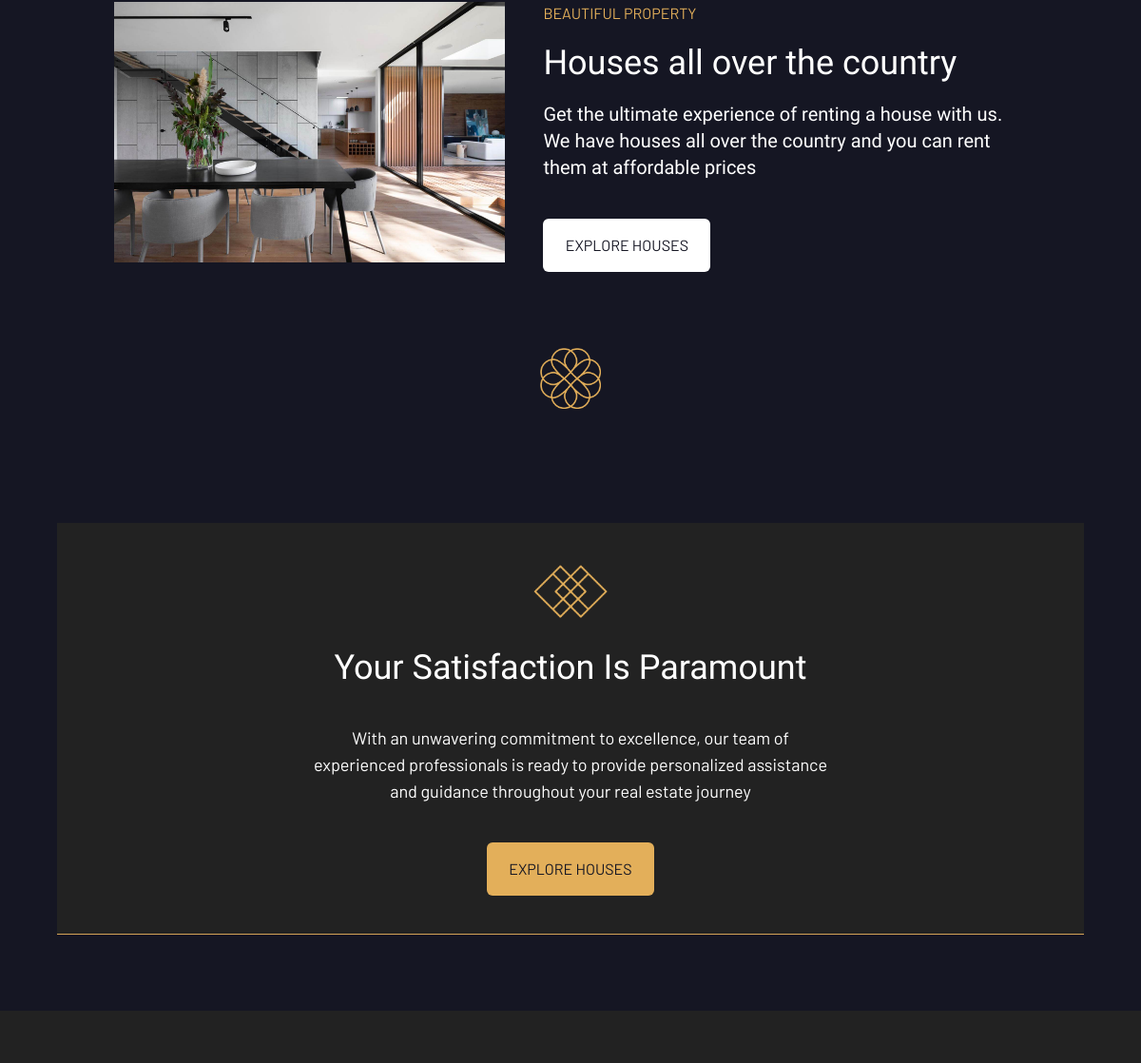
The app's page / (middle part), older data.
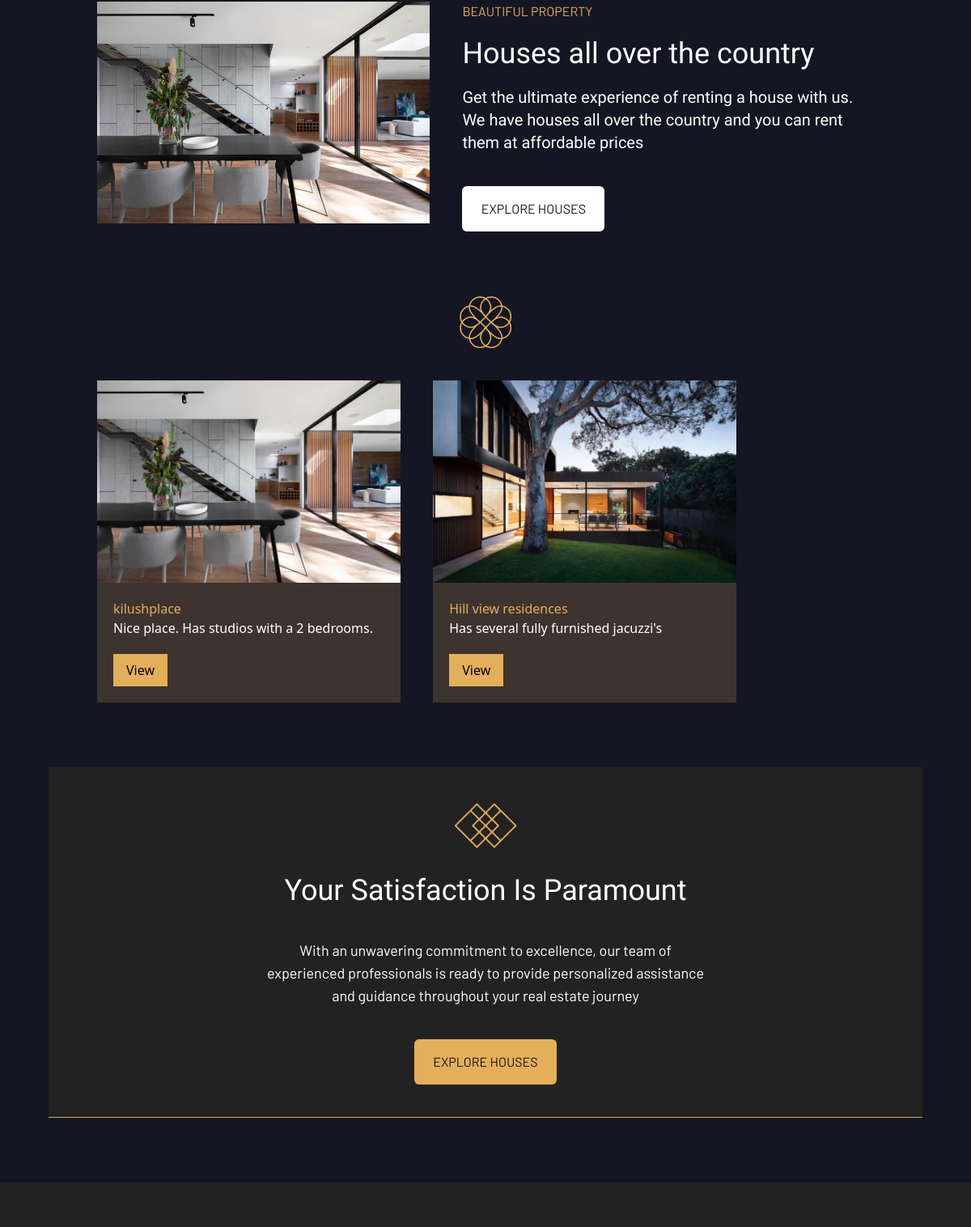
The same page, newer data.
### users/models.py (models this page shows, shortened)
class Apartment(models.Model):
    agent = models.ForeignKey(Agent, on_delete=models.CASCADE)
    name = models.CharField(max_length=50)
    image = models.ImageField(default='default.jpg',
                              blank=True, null=True, upload_to='apartments')
    price = models.DecimalField(max_digits=10, decimal_places=2)
    description = models.TextField()
    address = models.CharField(max_length=250, null=True, blank=True)
    country = models.CharField(max_length=50, null=True, blank=True)
    county = models.CharField(max_length=50, null=True, blank=True)
    city = models.CharField(max_length=50, null=True, blank=True)
    postal_code = models.CharField(max_length=10, null=True, blank=True)
    longitude = models.CharField(max_length=50, null=True, blank=True)
    latitude = models.CharField(max_length=50, null=True, blank=True)

### users/views.py (the view)
# urls.py: path('', views.landing_page, name='landing_page'),
def landing_page(request):
    apartments = Apartment.objects.all()
    context = {
        'apartments': apartments
    }
    return render(request, 'users/home.html', context)

### users/context_processors.py (called while the page is built)
def get_google_api(request):
    return {
        'GOOGLE_API_KEY': settings.GOOGLE_API_KEY
    }

### users/templates/users/home.html (shortened to what this page needs)
{% extends 'main.html' %} {% load static %} {% block content %}
<div class="bg-[#151623] pt-20">
  <div class="pt-10 mx-auto flex flex-col gap-10 md:w-[80%] w-[80%]">
    <div class="flex flex-col md:flex-row gap-10">
      <div class="w-[100%]">
        <img src="{% static 'images/hou.jpg' %}" alt="hou" class="w-full" />
      </div>
      <div>
        <p
          class="text-[#e3af5a] uppercase font-barlow text-center md:text-start"
        >
          BEAUTIFUL PROPERTY
        </p>
        <h2
          class="text-[#fff] mt-5 font-gilda text-4xl text-center md:text-start"
        >
          Houses all over the country
        </h2>
        <p
          class="text-xl text-[#fff] font-gilda text-center md:text-start mt-5"
        >
          Get the ultimate experience of renting a house with us. We have houses
          all over the country and you can rent them at affordable prices
        </p>
        <button
          class="bg-[#fff] font-barlow uppercase ml-20 md:ml-0 text-[#151623] px-4 py-4 mt-10 w-44 rounded-md hover:bg-[#e3af5a]"
        >
          Explore houses
        </button>
      </div>
    </div>
  </div>
</div>
<div class="bg-[#151623] pt-20">
  <div class=" ">
    <img
      src="{% static 'images/arc.png' %}"
      alt="arc"
      class="mx-auto h-16 w-16"
    />
  </div>
  <div class="mx-auto w-[80%] pt-10 flex flex-col md:flex-row gap-10">
    {% if apartments %}
    {% for apartment in apartments.all|slice:":3" %}
     <div>
        <img
          src="{{ apartment.image.url }}"
          alt="{{apartment.name}}"
          class="h-[250px]"
        />
        <div class="bg-[#3e342f] p-5">
          <h1 class="text-[#e3af5a]">{{ apartment.name }}</h1>
          <p class="text-[#fff]">{{ apartment.description }}</p>
          <button class="bg-[#e3af5a] px-4 py-2 mt-5">
            {% if user.is_authenticated %}
            <a href="{% url 'property_details' apartment.id %}">View</a>
            {% else %}
            <a href="{% url 'login' %}">View</a>
            {% endif %}
          </button>
        </div>
      </div>
    {% endfor %}
    {% endif %}
  </div>
</div>
<div class="bg-[#151623] pt-10 pb-20">
  <div
    class="bg-[#222] mx-auto w-[90%] mt-10 flex flex-col items-center pb-10 border-b border-[#d5a457] justify-center"
  >
    <img
      src="{% static 'images/two.png' %}"
      alt="two"
      class="mx-auto mt-8 h-20 w-20"
    />
    <h2 class="text-[#fff] mt-5 font-gilda text-4xl">
      Your Satisfaction Is Paramount
    </h2>
    <p class="w-[50%] font-barlow text-[#fff] mt-10 text-lg text-center">
      With an unwavering commitment to excellence, our team of experienced
      professionals is ready to provide personalized assistance and guidance
      throughout your real estate journey
    </p>
    <button
      class="hover:bg-[#fff] font-barlow uppercase ml-20 md:ml-0 text-[#151623] px-4 py-4 mt-10 w-44 rounded-md bg-[#e3af5a]"
    >
      Explore houses
    </button>
  </div>
</div>
{% endblock %}

### templates/main.html (shortened to what this page needs)
<!DOCTYPE html>
{% load static %}
<html lang="en">
  <head>
    <script src="https://cdn.tailwindcss.com"></script>
    <link rel="stylesheet" href="{% static 'css/main.css' %}" />
    <link
      href="{% static 'fontawesomefree/css/fontawesome.css' %}"
      rel="stylesheet"
      type="text/css"
    />
    <link
      href="{% static 'fontawesomefree/css/brands.css' %}"
      rel="stylesheet"
      type="text/css"
    />
    <link
      href="{% static 'fontawesomefree/css/solid.css' %}"
      rel="stylesheet"
      type="text/css"
    />
    <link rel="stylesheet" href="{% static 'css/main.css' %}" />
  </head>
  <body>
     {% include 'navbar.html' %} {% block content %} {% endblock %}
    {% include 'footer.html' %}
  </body>
</html>

### templates/navbar.html (shortened to what this page needs)
{% load static %}

### templates/footer.html (shortened to what this page needs)
<div
  class="grid md:grid-cols-2 grid-cols-1 gap-8 bg-[#222] text-[#adadb0] pl-12 md:pl-20 pt-10 md:pt-20"
>
</div>

### static/css/main.css (style rules this page uses)
.font-barlow { font-family: "Barlow", sans-serif; }
.font-gilda { font-family: "Gilda Display", serif; }

Row changes from the older to the newer data that the page shows:
added Apartment: image (picture), name "kilushplace", description "Nice place. Has studios with a 2 bedrooms."
added Apartment: image (picture), name "Hill view residences", description "Has several fully furnished jacuzzi's"
